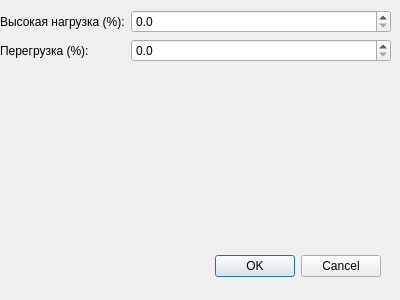
<?xml version="1.0" encoding="UTF-8"?>
<ui version="4.0">
 <class>SettingsDialog</class>
 <widget class="QDialog" name="SettingsDialog">
  <property name="geometry">
   <rect>
    <x>0</x>
    <y>0</y>
    <width>400</width>
    <height>300</height>
   </rect>
  </property>
  <property name="windowTitle">
   <string>Настройка уровней загрузки</string>
  </property>
  <widget class="QDialogButtonBox" name="buttonBox">
   <property name="geometry">
    <rect>
     <x>40</x>
     <y>250</y>
     <width>341</width>
     <height>32</height>
    </rect>
   </property>
   <property name="orientation">
    <enum>Qt::Orientation::Horizontal</enum>
   </property>
   <property name="standardButtons">
    <set>QDialogButtonBox::StandardButton::Cancel|QDialogButtonBox::StandardButton::Ok</set>
   </property>
  </widget>
  <widget class="QWidget" name="formLayoutWidget">
   <property name="geometry">
    <rect>
     <x>0</x>
     <y>10</y>
     <width>391</width>
     <height>221</height>
    </rect>
   </property>
   <layout class="QFormLayout" name="formLayout">
    <item row="0" column="0">
     <widget class="QLabel" name="label">
      <property name="text">
       <string>Высокая нагрузка (%):</string>
      </property>
     </widget>
    </item>
    <item row="0" column="1">
     <widget class="QDoubleSpinBox" name="highLoadSpinBox">
      <property name="decimals">
       <number>1</number>
      </property>
      <property name="maximum">
       <double>100.000000000000000</double>
      </property>
     </widget>
    </item>
    <item row="1" column="0">
     <widget class="QLabel" name="label_2">
      <property name="text">
       <string>Перегрузка (%):</string>
      </property>
     </widget>
    </item>
    <item row="1" column="1">
     <widget class="QDoubleSpinBox" name="overloadSpinBox">
      <property name="decimals">
       <number>1</number>
      </property>
      <property name="maximum">
       <double>100.000000000000000</double>
      </property>
     </widget>
    </item>
   </layout>
  </widget>
 </widget>
 <resources/>
 <connections>
  <connection>
   <sender>buttonBox</sender>
   <signal>accepted()</signal>
   <receiver>SettingsDialog</receiver>
   <slot>accept()</slot>
   <hints>
    <hint type="sourcelabel">
     <x>248</x>
     <y>254</y>
    </hint>
    <hint type="destinationlabel">
     <x>157</x>
     <y>274</y>
    </hint>
   </hints>
  </connection>
  <connection>
   <sender>buttonBox</sender>
   <signal>rejected()</signal>
   <receiver>SettingsDialog</receiver>
   <slot>reject()</slot>
   <hints>
    <hint type="sourcelabel">
     <x>316</x>
     <y>260</y>
    </hint>
    <hint type="destinationlabel">
     <x>286</x>
     <y>274</y>
    </hint>
   </hints>
  </connection>
 </connections>
</ui>
